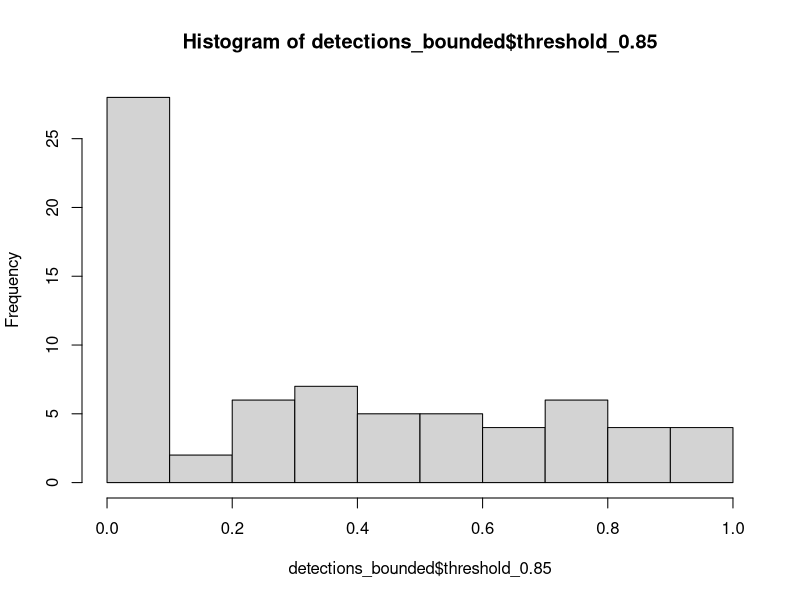
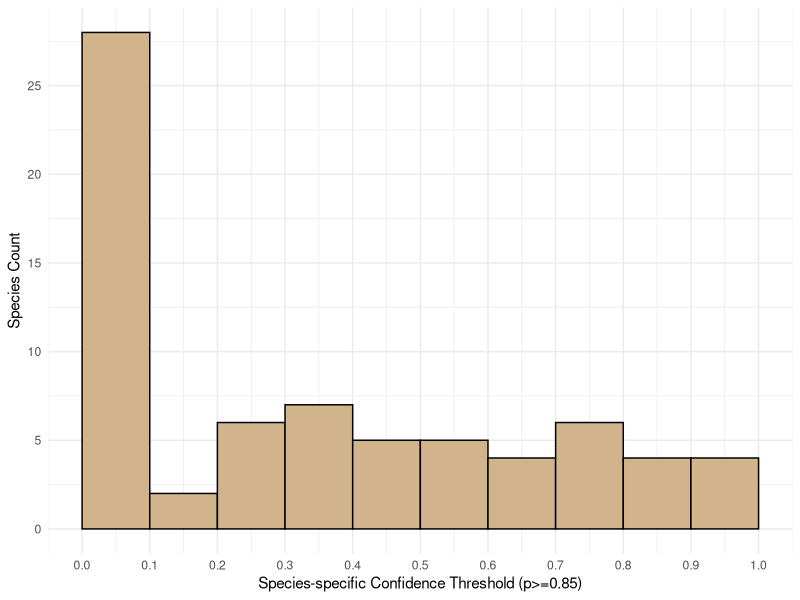
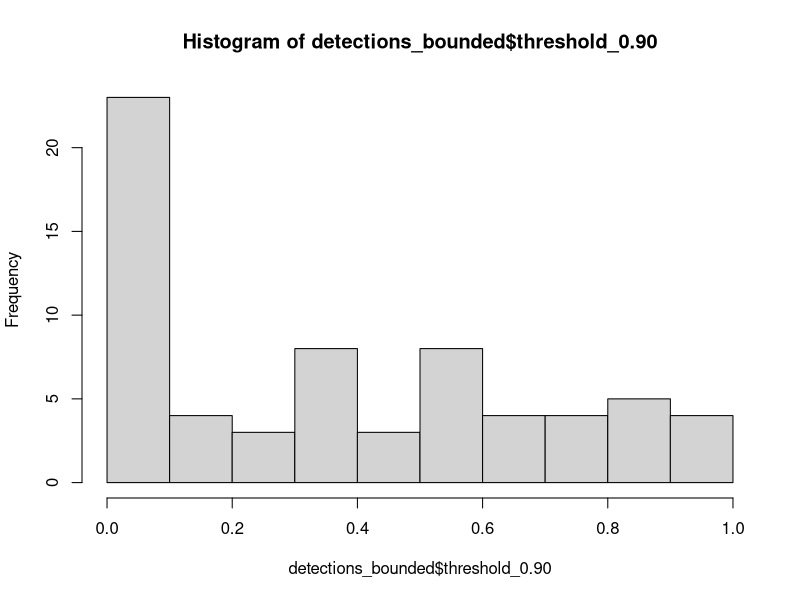
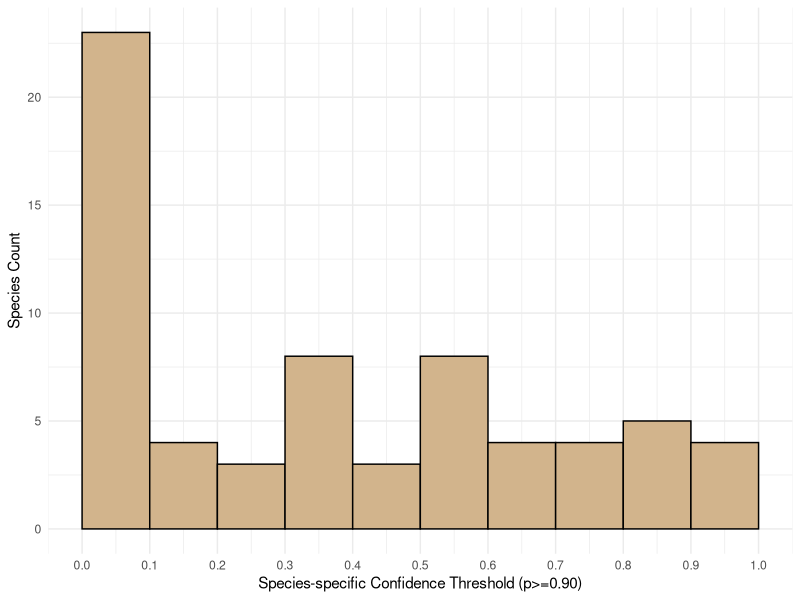
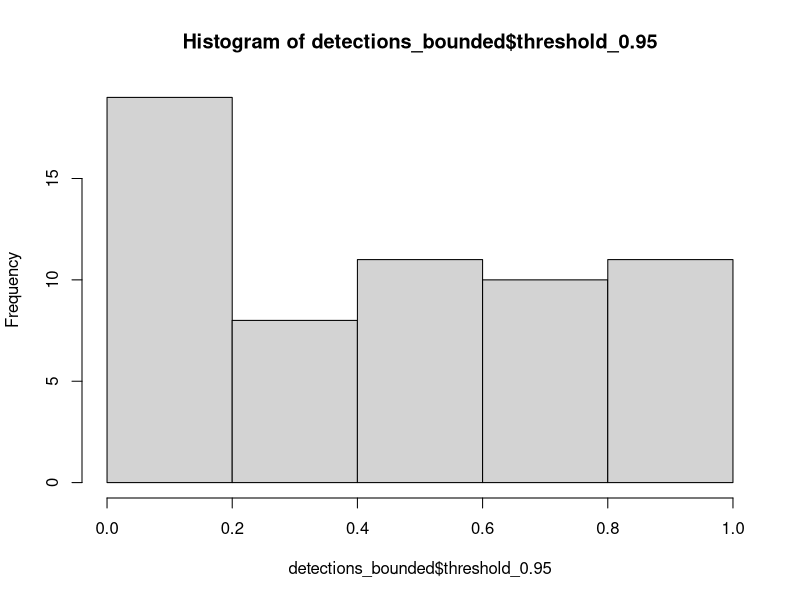
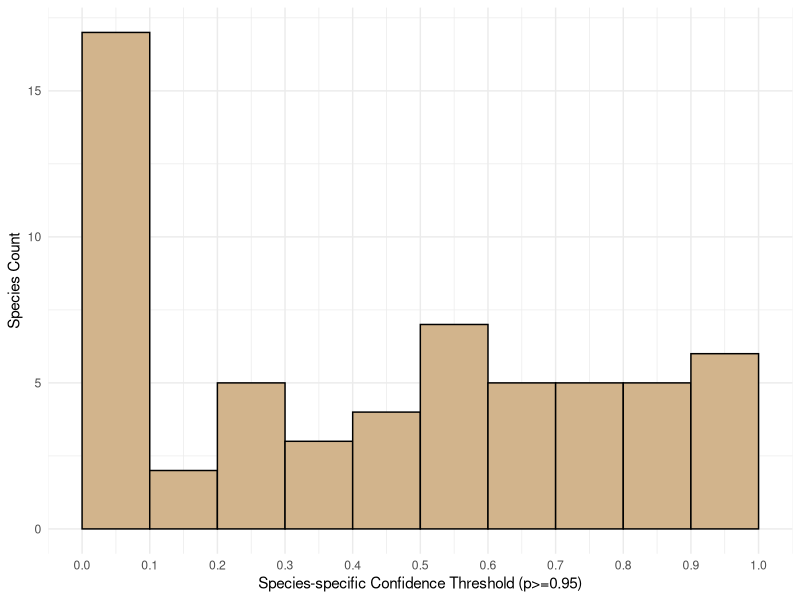
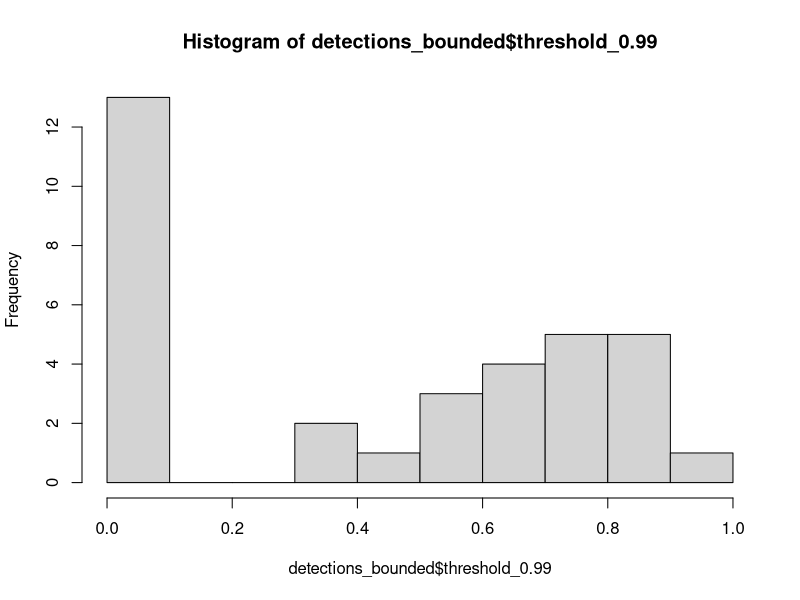
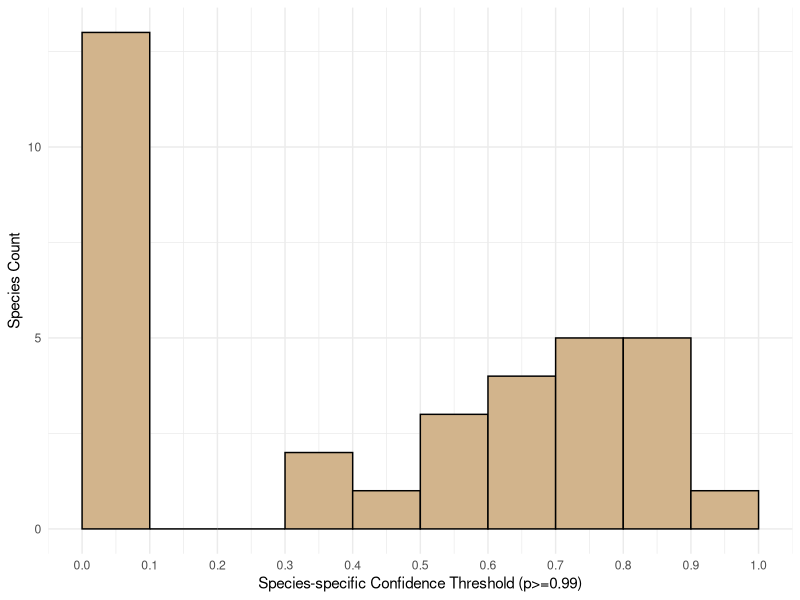

Write R code to recreate these figures, in order.
#### Script Set-Up ####

##### Clear Environment #####

rm(list=ls())

##### Load Packages #####

library(readxl)
library(writexl)
library(dplyr)
library(ggplot2)

##### Import Dataset #####



#### Species-Specific Confidence Thresholds ####

detections <- read_xlsx("./phase1_analysis/data/BD2025_species_summary.xlsx")
head(detections)

# convert confidence thresholds to numeric
detections$threshold_0.85 <- as.numeric(detections$threshold_0.85)
detections$threshold_0.90 <- as.numeric(detections$threshold_0.90)
detections$threshold_0.95 <- as.numeric(detections$threshold_0.95)
detections$threshold_0.99 <- as.numeric(detections$threshold_0.99)

# remove Eurasian Moorhen due to failed calculation of confidence intervals
detections <- detections %>% 
  mutate(
    across(
      .cols = starts_with("threshold_"),
      .fns = ~ if_else(common_n == "Eurasian Moorhen", NA_real_, .)
    )
  )

# convert any negative confidence thresholds to zero
detections_bounded <- detections %>% 
  mutate(
         threshold_0.85 = pmax(threshold_0.85, 0),
         threshold_0.90 = pmax(threshold_0.90, 0),
         threshold_0.95 = pmax(threshold_0.95, 0),
         threshold_0.99 = pmax(threshold_0.99, 0),
         )


##### 0.85 Confidence Threshold #####

# visualise species-specific confidence thresholds
hist(detections_bounded$threshold_0.85)

# improve visualisation
conf0.85_plot <- ggplot(detections_bounded, aes(x = threshold_0.85)) +
  
  geom_histogram(binwidth = 0.1, boundary = 0,
                 fill = "tan", colour = "black") +
  
  labs(
    x = "Species-specific Confidence Threshold (p>=0.85)",
    y = "Species Count"
  ) +
  
  scale_x_continuous(breaks = seq(0, 1, by = 0.1)) +
  scale_y_continuous(breaks = seq(0, 30, by = 5)) +
  
  theme_minimal()

# print plot
conf0.85_plot


##### 0.90 Confidence Threshold #####

# visualise species-specific confidence thresholds
hist(detections_bounded$threshold_0.90)

# improve visualisation
conf0.90_plot <- ggplot(detections_bounded, aes(x = threshold_0.90)) +
  
  geom_histogram(binwidth = 0.1, boundary = 0,
                 fill = "tan", colour = "black") +
  
  labs(
    x = "Species-specific Confidence Threshold (p>=0.90)",
    y = "Species Count"
  ) +
  
  scale_x_continuous(breaks = seq(0, 1, by = 0.1)) +
  scale_y_continuous(breaks = seq(0, 30, by = 5)) +
  
  theme_minimal()

# print plot
conf0.90_plot


##### 0.95 Confidence Threshold #####

# visualise species-specific confidence thresholds
hist(detections_bounded$threshold_0.95)

# improve visualisation
conf0.95_plot <- ggplot(detections_bounded, aes(x = threshold_0.95)) +
  
  geom_histogram(binwidth = 0.1, boundary = 0,
                 fill = "tan", colour = "black") +
  
  labs(
    x = "Species-specific Confidence Threshold (p>=0.95)",
    y = "Species Count"
  ) +
  
  scale_x_continuous(breaks = seq(0, 1, by = 0.1)) +
  scale_y_continuous(breaks = seq(0, 30, by = 5)) +
  
  theme_minimal()

# print plot
conf0.95_plot


##### 0.99 Confidence Threshold #####

# visualise species-specific confidence thresholds
hist(detections_bounded$threshold_0.99)

# improve visualisation
conf0.99_plot <- ggplot(detections_bounded, aes(x = threshold_0.99)) +
  
  geom_histogram(binwidth = 0.1, boundary = 0,
                 fill = "tan", colour = "black") +
  
  labs(
    x = "Species-specific Confidence Threshold (p>=0.99)",
    y = "Species Count"
  ) +
  
  scale_x_continuous(breaks = seq(0, 1, by = 0.1)) +
  scale_y_continuous(breaks = seq(0, 30, by = 5)) +
  
  theme_minimal()

# print plot
conf0.99_plot


#### To-Do List ####

# decide if bins are the right side
# decide appropriate colour
# create cowplot or something similar with all histograms in panels for results section
# update once final species are finalised
